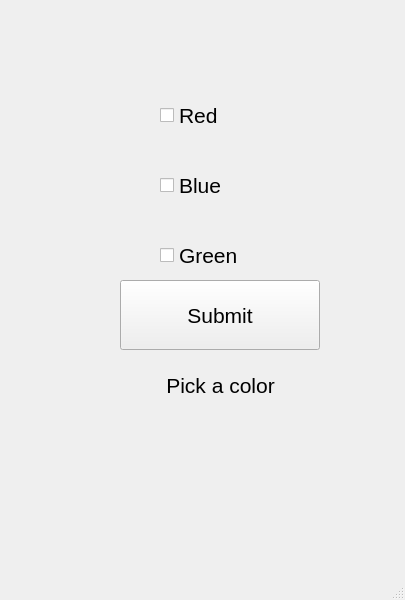
<?xml version="1.0" encoding="UTF-8"?>
<ui version="4.0">
 <class>MainWindow</class>
 <widget class="QMainWindow" name="MainWindow">
  <property name="geometry">
   <rect>
    <x>0</x>
    <y>0</y>
    <width>405</width>
    <height>600</height>
   </rect>
  </property>
  <property name="font">
   <font>
    <pointsize>16</pointsize>
   </font>
  </property>
  <property name="windowTitle">
   <string>MainWindow</string>
  </property>
  <widget class="QWidget" name="centralwidget">
   <widget class="QCheckBox" name="checkBox">
    <property name="geometry">
     <rect>
      <x>160</x>
      <y>80</y>
      <width>200</width>
      <height>70</height>
     </rect>
    </property>
    <property name="text">
     <string>Red</string>
    </property>
   </widget>
   <widget class="QCheckBox" name="checkBox_2">
    <property name="geometry">
     <rect>
      <x>160</x>
      <y>150</y>
      <width>200</width>
      <height>70</height>
     </rect>
    </property>
    <property name="text">
     <string>Blue</string>
    </property>
   </widget>
   <widget class="QCheckBox" name="checkBox_3">
    <property name="geometry">
     <rect>
      <x>160</x>
      <y>220</y>
      <width>200</width>
      <height>70</height>
     </rect>
    </property>
    <property name="text">
     <string>Green</string>
    </property>
   </widget>
   <widget class="QPushButton" name="pushButton">
    <property name="geometry">
     <rect>
      <x>120</x>
      <y>280</y>
      <width>200</width>
      <height>70</height>
     </rect>
    </property>
    <property name="text">
     <string>Submit</string>
    </property>
   </widget>
   <widget class="QLabel" name="label">
    <property name="geometry">
     <rect>
      <x>120</x>
      <y>360</y>
      <width>201</width>
      <height>51</height>
     </rect>
    </property>
    <property name="text">
     <string>Pick a color</string>
    </property>
    <property name="alignment">
     <set>Qt::AlignCenter</set>
    </property>
   </widget>
  </widget>
  <widget class="QMenuBar" name="menubar">
   <property name="geometry">
    <rect>
     <x>0</x>
     <y>0</y>
     <width>405</width>
     <height>43</height>
    </rect>
   </property>
  </widget>
  <widget class="QStatusBar" name="statusbar"/>
 </widget>
 <resources/>
 <connections/>
</ui>
